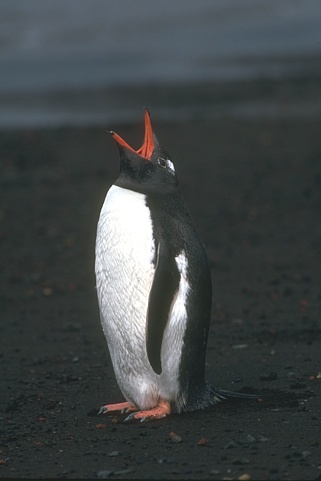
#> input picture assignment/Medium/panguan.jpg, 321 x 481 px
$ jupyter execute 3.ipynb
#> lines starting #> are read from the running program, lines starting #| are printed output that depends on the picture
3-بهدلخواه روی 3 تصویر، با استفاده از روش های ذکر شده در درس عملیات بزرگ نمایی را انجام
دهیدو نتیجه را نشان دهید.

[cell 1]
import cv2
from matplotlib import pyplot as plt

[cell 2]
pathes = ['assignment/Medium/panguan.jpg', 'assignment/Hard/288024.jpg', 'assignment/Hard/168084.jpg']
images = []

for path in pathes:
    images.append(cv2.imread(path))

[cell 3]
inter_nearst_zoomed_images = []
inter_leaner_zoomed_images = []

for image in images:
    inter_nearst_zoomed_images.append(cv2.resize(image, dsize=(0, 0), fx=2, fy=2, interpolation=cv2.INTER_NEAREST))
    inter_leaner_zoomed_images.append(cv2.resize(image, dsize=(0, 0), fx=2, fy=2, interpolation=cv2.INTER_LINEAR))
#> this loop made 3 passes
#> after the loop, inter_leaner_zoomed_images = 3 items; inter_nearst_zoomed_images = 3 items

[cell 4]
figure, axis = plt.subplots(nrows=3, ncols=3, figsize=(12, 12))
for i in range(len(images)):
    axis[i, 0].imshow(images[i])
    axis[i, 0].set_title('Original')

    axis[i, 1].imshow(inter_nearst_zoomed_images[i])
    axis[i, 1].set_title('Nearst method')

    axis[i, 2].imshow(inter_leaner_zoomed_images[i])
    axis[i, 2].set_title('Linear method')
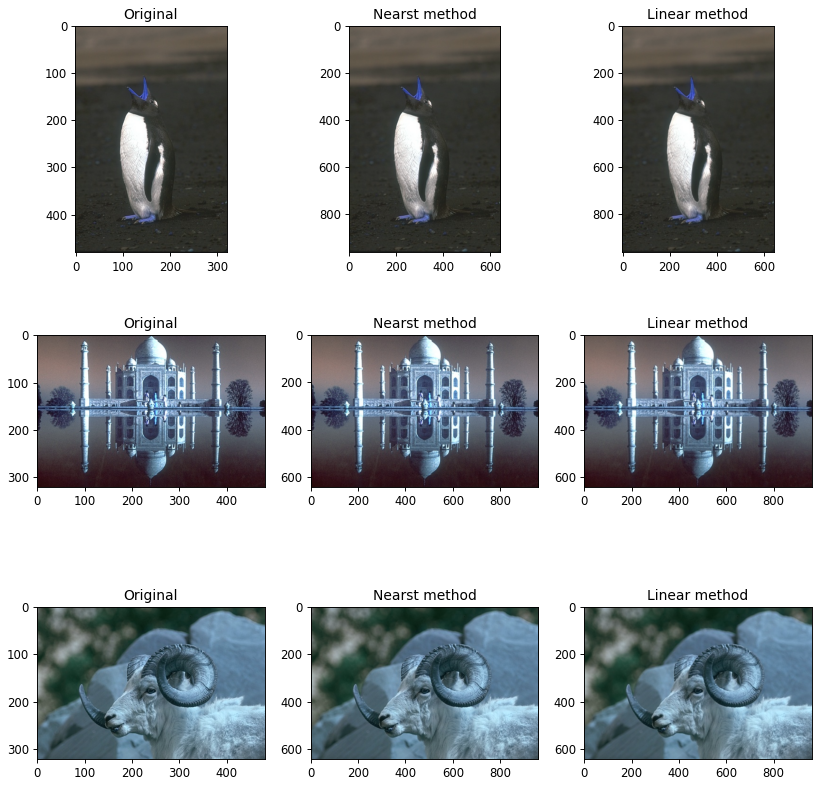
#> figure drawn by matplotlib, 9 panels; B, G, R data is drawn as R, G, B
